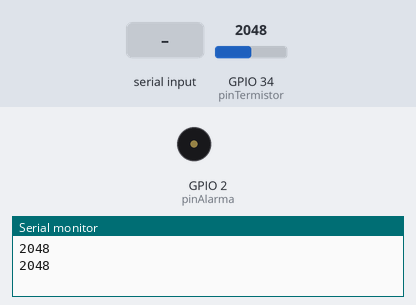
Recording of a sketch running on a simulated ESP32. Parts: buzzer (waves = sounding), the last lines printed to the serial monitor. Inputs (shaded band) come from the test bench; at power-on: GPIO 34 (pinTermistor) = 2048.

Above: at 1.8 s.
1.9 s: "1" received over Serial
At 2.4 s:
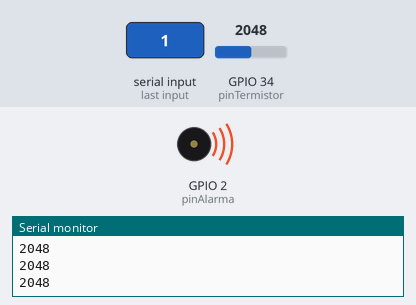
3.5 s: "0" received over Serial
At 5.1 s:
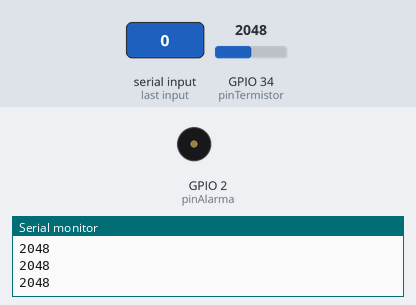
Timing chart, 0 to 6.6 s (numbered marks = the images above; inputs shaded):
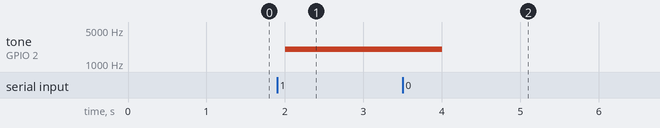

The sketch:

sketch_nov22a.ino
```cpp
const int pinTermistor = 34; // Pin analógico donde conectamos el sensor
const int pinAlarma = 2;     // LED integrado en la placa ESP32

void setup() {
  Serial.begin(115200); // Inicia la comunicación serial a 115200 baudios
  pinMode(pinAlarma, OUTPUT);
}

void loop() {

  if (Serial.available() > 0) {
    char estado = Serial.read();
    if (estado == '1') {
      tone(pinAlarma, 2000); // Genera un pitido agudo de 2000 Hz
    } else if (estado == '0') {
      noTone(pinAlarma);     // Silencia el buzzer
    }
  }

  // Leemos el valor crudo del ADC (0 a 4095)
  int lecturaADC = analogRead(pinTermistor);

  // Enviamos el dato a la computadora por USB
  Serial.println(lecturaADC);

  // Revisamos si Python nos mandó una señal de alerta ('1' = fiebre, '0' = normal)
  if (Serial.available() > 0) {
    char estado = Serial.read();
    if (estado == '1') {
      digitalWrite(pinAlarma, HIGH); // Enciende alarma/LED
    } else if (estado == '0') {
      digitalWrite(pinAlarma, LOW);  // Apaga alarma/LED
    }
  }

  delay(1000); // Espera 1 segundo antes de la siguiente lectura
}
```

Measured:
- after the input at 1.9 s, tone on GPIO 2 (pinAlarma): silent → 2000 Hz after 0.10 s
- after the input at 3.5 s, tone on GPIO 2 (pinAlarma): 2000 Hz → silent after 0.50 s
